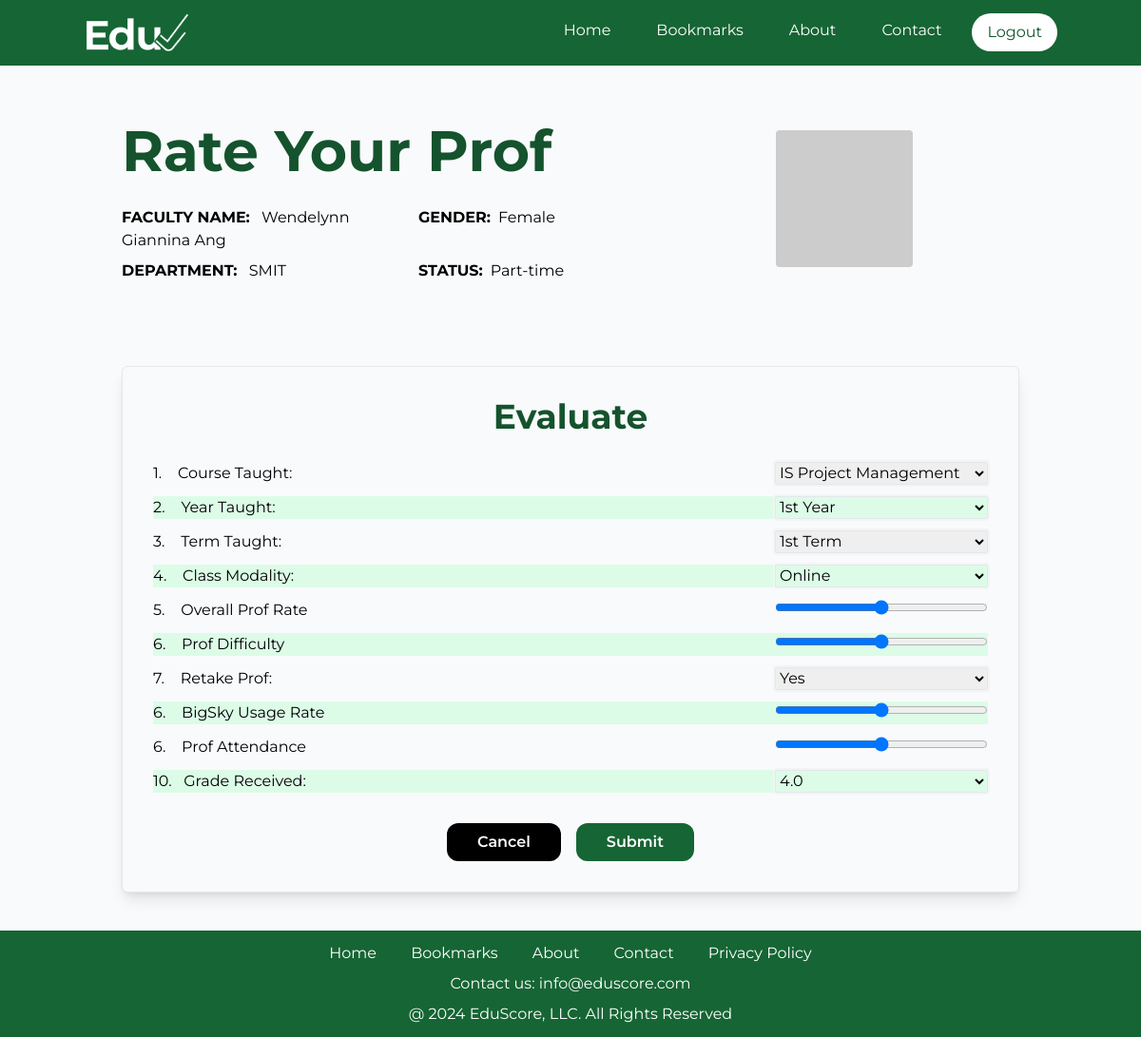
/eval_teacher/2 (signed in), run on the app's committed database.
### EvalSys/models.py (models this page shows, shortened)
class TeacherTB(models.Model):
    FirstName = models.CharField(max_length=100, null=False, blank=False)
    LastName = models.CharField(max_length=100, null=False, blank=False)
    Gender = models.CharField(max_length=50, null=True, blank=True)
    Department = models.CharField(max_length=100, null=True, blank=True, default="Unknown")
    EmpStatus = models.CharField(max_length=50, null=True, blank=True, default="Unknown")

### EvalSys/views.py (the view)
# urls.py: path('eval_teacher/<teacher_id>', views.EvaluateTeacher, name='EvaluateTeacher'),
@login_required(login_url='UserLogin')
def EvaluateTeacher(request, teacher_id):
    user = request.user
    EvalRecs = EvaluationTB.objects.filter(TeacherID=teacher_id, UserID=user.id)
    TCRecs = (Teacher_CourseTB.objects.filter(TeacherID=teacher_id)
              .exclude(CourseID__in=Subquery(EvalRecs.values('CourseID_id'))))
    TeacherRec = TeacherTB.objects.get(pk=teacher_id)
    if request.method == 'POST':
        form = TeacherEvalForm(request.POST)
        if form.is_valid():
            form.save()
            try:
                ProfBM = Teacher_BookmarkTB.objects.create(
                    UserID=user,
                    TeacherID=TeacherRec
                )
                ProfBM.save()
            except:
                pass
            EvalRec = EvaluationTB.objects.get(UserID=user.id, TeacherID=teacher_id, CourseID=request.POST['CourseID'])
            return redirect('EvalTag', EvalID=EvalRec.id)
        else:
            return render(request, 'evaluate_teacher.html', {
                't': TeacherRec,
                'TC': TCRecs,
                'forms': form,
                'user': user,
                'CourseID': request.POST['CourseID'],
                'Year': request.POST['Year'],
                'Term': request.POST['Term'],
                'ClassModality': request.POST['ClassModality'],
                'OverallProfRate': request.POST['OverallProfRate'],
                'ProfDifficulty': request.POST['ProfDifficulty'],
                'RetakeProf': request.POST['RetakeProf'],
                'BigSkyUsageRate': request.POST['BigSkyUsageRate'],
                'ProfAttendance': request.POST['ProfAttendance'],
                'GradeReceived': request.POST['GradeReceived']
            })
    else:
        return render(request, 'evaluate_teacher.html', {'t': TeacherRec, 'TC': TCRecs, 'user': user})

### templates/evaluate_teacher.html (shortened to what this page needs)
{% extends 'temp_2.html' %}
{% block content %}
    <div class="mt-5 flex justify-center">
        <div class="p-10 w-full max-w-5xl">
            <div class="grid grid-cols-6 gap-4 w-full">
                <div class="col-span-4 flex flex-col">
                    <div class="">
                        <div>
                            <h1 class="text-6xl font-bold text-green-900 mb-2">Rate Your Prof</h1>
                        </div>
                    </div>
                    <div class="grid grid-cols-6 mt-5">
                        <div class="mb-2 col-span-3">
                            <b>FACULTY NAME:</b> <span class="ml-2">{{ t.FirstName }} {{ t.LastName }}</span>
                        </div>
                        <div class="col-span-2 flex">
                            <b>GENDER:</b> <span class="ml-2">{{ t.Gender }}</span>
                        </div>
                    </div>
                    <div class="grid grid-cols-6">
                        <div class="mb-2 col-span-3">
                            <b>DEPARTMENT:</b> <span class="ml-2">{{ t.Department }}</span>
                        </div>
                        <div class="col-span-2 flex">
                            <b>STATUS:</b> <span class="ml-2">{{ t.EmpStatus }}</span>
                        </div>
                    </div>
                </div>
                <div class="col-span-2 flex justify-center mr-16">
                    <img src="https://via.placeholder.com/150" class="w-36 h-36 rounded mt-2" alt="Placeholder Image">
                </div>
            </div>
            <div class="mt-[80px]">
                <div class="p-8 bg-gray-50 rounded-md border shadow-lg">
                    <div class="flex justify-center">
                        <h1 class="text-4xl font-bold text-green-900 mb-2">Evaluate</h1>
                    </div>
                    <div>
                        <form action="{% url 'EvaluateTeacher' t.pk %}" method="POST" class="space-y-3 mt-5">
                            <div class="flex justify-between">
                                <label for="CourseID">1. &nbsp&nbsp Course Taught: </label>
                                <select class="buttonDropdown border ml-20 w-56" id="CourseID" name="CourseID" required>
                                  {% for item in TC %}
                                    <option value="{{ item.CourseID.id }}" {% if item.CourseID.id == CourseID %} selected {% endif %}>{{ item.CourseID.CourseName }}</option>
                                  {% endfor %}
                                </select>
                            </div>
                            <div class="flex justify-between bg-green-100">
                                <label for="Year">2. &nbsp&nbsp Year Taught: </label>
                                <select class="buttonDropdown border bg-green-100 w-56" id="Year" name="Year" required>
                                    <option value="1st Year" class="bg-white" {% if Year == "1st Year" %} selected {% endif %}>1st Year</option>
                                </select>
                            </div>
                            <div class="flex justify-between">
                                <label for="Term">3. &nbsp&nbsp Term Taught: </label>
                                <select class="buttonDropdown border w-56" id="Term" name="Term" required>
                                    <option value="1" {% if Term == "1" %} selected {% endif %}>1st Term</option>
                                </select>
                            </div>
                            <div class="flex justify-between bg-green-100">
                                <label for="ClassModality">4. &nbsp&nbsp Class Modality: </label>
                                <select class="buttonDropdown border bg-green-100 w-56" id="ClassModality" name="ClassModality" required>
                                    <option value="Online" class="bg-white" {% if ClassModality == "Online" %} selected {% endif %}>Online</option>
                                </select>
                            </div>
                            <div class="flex justify-between">
                                <label for="OverallProfRate">5. &nbsp&nbsp Overall Prof Rate</label>
                                <div class="relative">
                                    <input type="range" min="0" step="0.5" max="4" value="{{ OverallProfRate }}"
                                           class="slider w-56" id="OverallProfRate" name="OverallProfRate" data-value-id="sliderValueOverallProfRate" required>
                                </div>
                            </div>
                            <div class="flex justify-between bg-green-100">
                                <label for="ProfDifficulty">6. &nbsp&nbsp Prof Difficulty</label>
                                <div class="relative">
                                    <input type="range" min="0" step="0.5" max="4" value="{{ ProfDifficulty }}"
                                           class="slider w-56" name="ProfDifficulty" data-value-id="sliderValueProfDifficulty" required>
                                </div>
                            </div>
                            <div class="flex justify-between">
                                <label for="RetakeProf">7. &nbsp&nbsp Retake Prof: </label>
                                <select class="buttonDropdown border w-56" id="RetakeProf" name="RetakeProf" required>
                                    <option value="True" {% if RetakeProf == "True" %} selected {% endif %}>Yes</option>
                                </select>
                            </div>
                            <div class="flex justify-between bg-green-100">
                                <label for="ProfDifficulty">6. &nbsp&nbsp BigSky Usage Rate</label>
                                <div class="relative">
                                    <input type="range" min="0" step="0.5" max="4" value="{{ BigSkyUsageRate }}"
                                           class="slider w-56" name="BigSkyUsageRate" data-value-id="sliderValueBigSkyUsageRate" required>
                                </div>
                            </div>
                            <div class="flex justify-between">
                                <label for="ProfAttendance">6. &nbsp&nbsp Prof Attendance</label>
                                <div class="relative">
                                    <input type="range" min="0" step="0.5" max="4" value="{{ ProfDifficulty }}"
                                           class="slider w-56" name="ProfAttendance" data-value-id="sliderValueProfAttendance" required>
                                </div>
                            </div>
                            <div class="flex justify-between bg-green-100">
                                <label for="GradeReceived">10. &nbsp Grade Received: </label>
                                <select class="buttonDropdown border bg-green-100 w-56" id="GradeReceived" name="GradeReceived" required>
                                    <option value="4.0" class="bg-white" {% if GradeReceived == "4.0" %} selected {% endif %}>4.0</option>
                                </select>
                            </div>
                            <div class="flex justify-center">
                                <a href="#" class="buttonBlack text-center px-8 py-2 mt-5 mx-2" id="cancelButton">Cancel</a>
                                <button class="buttonGreen text-white px-8 py-2 rounded-xl mt-5 mx-2" id="submitButton">Submit</button>
                            </div>
                        </form>
                    </div>
                </div>
            </div>
        </div>
    </div>
{% endblock %}

### data on the page
TeacherTB: FirstName "Wendelynn Giannina", LastName "Ang", Gender "Female", Department "SMIT", EmpStatus "Part-time"

### other printed values
form field CourseID "IS Project Management"
